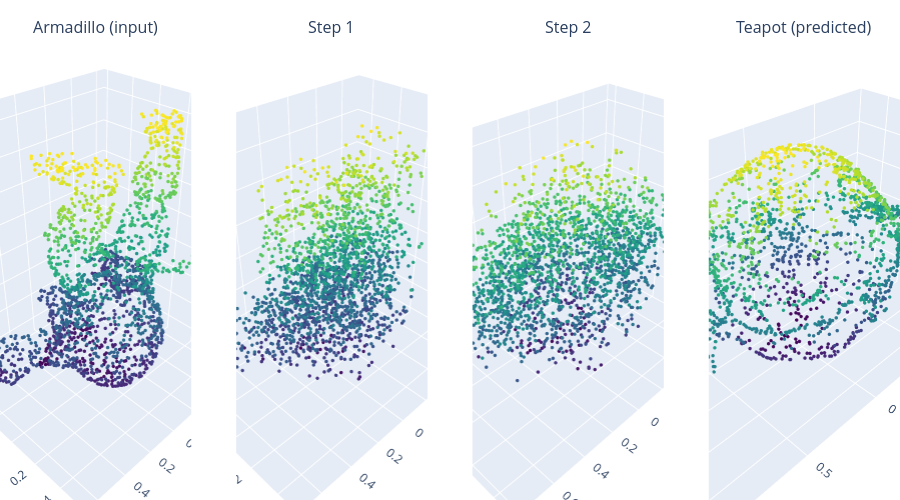

Notebook code for this chart:
### Markdown cell above
# Armadillo -> Teapot

### Code cell
print("=== Armadillo → Teapot ===")
pred_armadillo = show_transition(ARMADILLO_PATH, model_armadillo, DEVICE, "Armadillo (input)")

### Figure 1 — Plotly figure (JSON) as saved in the notebook; plotly's stock layout.template omitted (floating-point values rounded to 4 significant figures; data arrays with more than 128 entries replaced by an {"elided": "..."} marker saying what was removed)
{"data": [{"marker": {"color": {"elided": "2048 float values"}, "colorscale": [[0, "#440154"], [0.1111, "#482878"], [0.2222, "#3e4989"], [0.3333, "#31688e"], [0.4444, "#26828e"], [0.5556, "#1f9e89"], [0.6667, "#35b779"], [0.7778, "#6ece58"], [0.8889, "#b5de2b"], [1, "#fde725"]], "size": 2}, "mode": "markers", "scene": "scene", "showlegend": false, "type": "scatter3d", "x": {"elided": "2048 float values"}, "y": {"elided": "2048 float values"}, "z": {"elided": "2048 float values"}}, {"marker": {"color": {"elided": "2048 float values"}, "colorscale": [[0, "#440154"], [0.1111, "#482878"], [0.2222, "#3e4989"], [0.3333, "#31688e"], [0.4444, "#26828e"], [0.5556, "#1f9e89"], [0.6667, "#35b779"], [0.7778, "#6ece58"], [0.8889, "#b5de2b"], [1, "#fde725"]], "size": 2}, "mode": "markers", "scene": "scene2", "showlegend": false, "type": "scatter3d", "x": {"elided": "2048 float values"}, "y": {"elided": "2048 float values"}, "z": {"elided": "2048 float values"}}, {"marker": {"color": {"elided": "2048 float values"}, "colorscale": [[0, "#440154"], [0.1111, "#482878"], [0.2222, "#3e4989"], [0.3333, "#31688e"], [0.4444, "#26828e"], [0.5556, "#1f9e89"], [0.6667, "#35b779"], [0.7778, "#6ece58"], [0.8889, "#b5de2b"], [1, "#fde725"]], "size": 2}, "mode": "markers", "scene": "scene3", "showlegend": false, "type": "scatter3d", "x": {"elided": "2048 float values"}, "y": {"elided": "2048 float values"}, "z": {"elided": "2048 float values"}}, {"marker": {"color": {"elided": "2048 float values"}, "colorscale": [[0, "#440154"], [0.1111, "#482878"], [0.2222, "#3e4989"], [0.3333, "#31688e"], [0.4444, "#26828e"], [0.5556, "#1f9e89"], [0.6667, "#35b779"], [0.7778, "#6ece58"], [0.8889, "#b5de2b"], [1, "#fde725"]], "size": 2}, "mode": "markers", "scene": "scene4", "showlegend": false, "type": "scatter3d", "x": {"elided": "2048 float values"}, "y": {"elided": "2048 float values"}, "z": {"elided": "2048 float values"}}], "layout": {"annotations": [{"font": {"size": 16}, "showarrow": false, "text": "Armadillo (input)", "x": 0.1062, "xanchor": "center", "xref": "paper", "y": 1, "yanchor": "bottom", "yref": "paper"}, {"font": {"size": 16}, "showarrow": false, "text": "Step 1", "x": 0.3688, "xanchor": "center", "xref": "paper", "y": 1, "yanchor": "bottom", "yref": "paper"}, {"font": {"size": 16}, "showarrow": false, "text": "Step 2", "x": 0.6313, "xanchor": "center", "xref": "paper", "y": 1, "yanchor": "bottom", "yref": "paper"}, {"font": {"size": 16}, "showarrow": false, "text": "Teapot (predicted)", "x": 0.8938, "xanchor": "center", "xref": "paper", "y": 1, "yanchor": "bottom", "yref": "paper"}], "height": 500, "margin": {"b": 0, "l": 0, "r": 0, "t": 40}, "scene": {"domain": {"x": [0, 0.2125], "y": [0, 1]}}, "scene2": {"domain": {"x": [0.2625, 0.475], "y": [0, 1]}}, "scene3": {"domain": {"x": [0.525, 0.7375], "y": [0, 1]}}, "scene4": {"domain": {"x": [0.7875, 1], "y": [0, 1]}}}}
